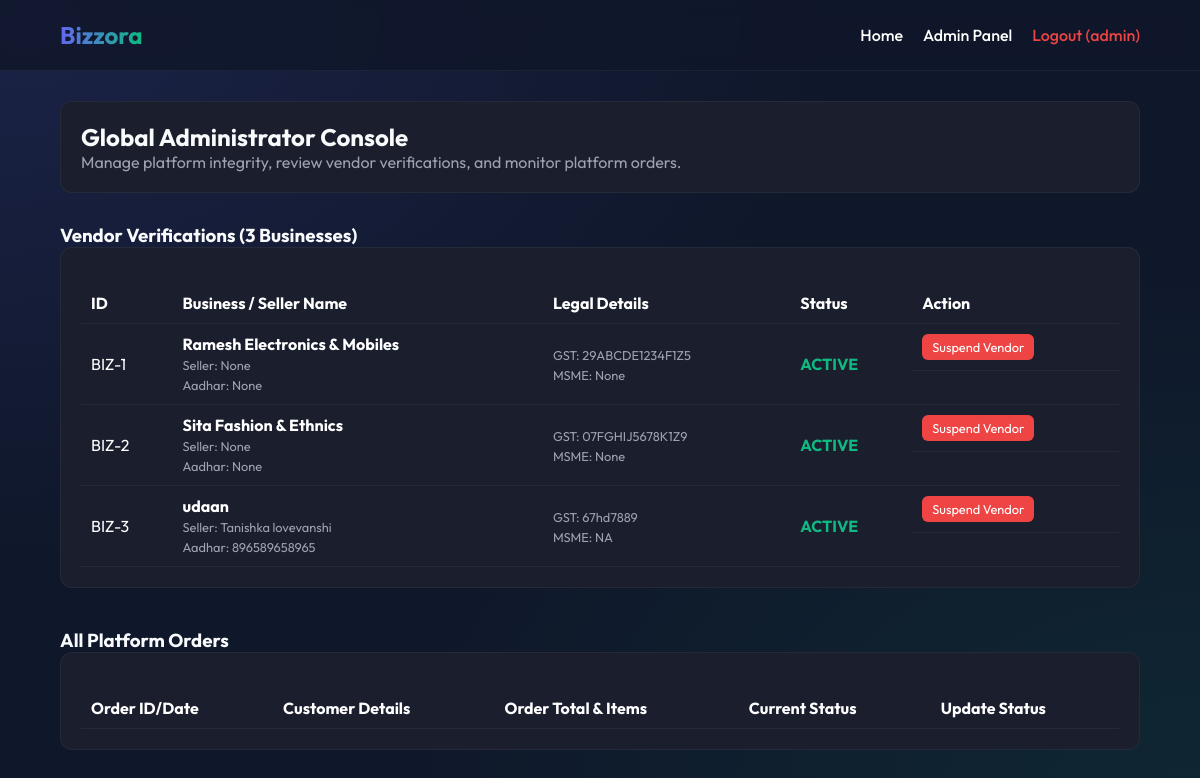
The app's page /admin/dashboard (signed in) with its own data.
### models.py (models this page shows)
class User(UserMixin, db.Model):
    id = db.Column(db.Integer, primary_key=True)
    username = db.Column(db.String(80), unique=True, nullable=False)
    email = db.Column(db.String(120), unique=True, nullable=False)
    password_hash = db.Column(db.String(128))
    role = db.Column(db.String(20), nullable=False) # 'customer', 'vendor', 'admin'
    phone_number = db.Column(db.String(20), nullable=True)
    address = db.Column(db.Text, nullable=True)
    vendor_profile = db.relationship('VendorProfile', backref='user', uselist=False, lazy=True)
    orders = db.relationship('Order', backref='customer', lazy=True)
    cart_items = db.relationship('CartItem', backref='customer', lazy=True)

class VendorProfile(db.Model):
    id = db.Column(db.Integer, primary_key=True)
    user_id = db.Column(db.Integer, db.ForeignKey('user.id'), nullable=False)
    business_name = db.Column(db.String(100), nullable=False)
    description = db.Column(db.Text)
    logo = db.Column(db.String(150), nullable=True, default='default_logo.png')
    banner = db.Column(db.String(150), nullable=True, default='default_banner.png')
    gst_number = db.Column(db.String(50), nullable=True)
    msme_registration = db.Column(db.String(100), nullable=True)
    seller_name = db.Column(db.String(100), nullable=True)
    aadhar_number = db.Column(db.String(20), nullable=True)
    family_background = db.Column(db.Text, nullable=True)
    registration_number = db.Column(db.String(50), nullable=True)
    status = db.Column(db.String(20), default='pending') # pending, active, rejected, inactive
    products = db.relationship('Product', backref='vendor', lazy=True)

### app.py (the view)
@app.route('/admin/dashboard')
@login_required
def admin_dashboard():
    if current_user.role != 'admin':
        return redirect(url_for('index'))
    vendors = VendorProfile.query.all()
    orders = Order.query.order_by(Order.created_at.desc()).all()
    users = User.query.all()
    return render_template('admin/dashboard.html', vendors=vendors, orders=orders, users=users)

### app.py (called while the page is built)
@login_manager.user_loader
def load_user(user_id):
    return User.query.get(int(user_id))

### templates/admin/dashboard.html (shortened to what this page needs)
{% extends "base.html" %}
{% block content %}
<div class="card" style="margin-bottom: 30px;">
    <h2>Global Administrator Console</h2>
    <p style="color: #9ca3af;">Manage platform integrity, review vendor verifications, and monitor platform orders.</p>
</div>
<h3>Vendor Verifications ({{ vendors|length }} Businesses)</h3>
<div style="overflow-x: auto; margin-bottom: 40px;" class="card">
    <table class="table" style="color: white; width: 100%; text-align: left;">
        <thead>
            <tr style="border-bottom: 1px solid rgba(255,255,255,0.1);">
                <th style="padding: 10px;">ID</th>
                <th style="padding: 10px;">Business / Seller Name</th>
                <th style="padding: 10px;">Legal Details</th>
                <th style="padding: 10px;">Status</th>
                <th style="padding: 10px;">Action</th>
            </tr>
        </thead>
        <tbody>
            {% for vendor in vendors %}
            <tr style="border-bottom: 1px solid rgba(255,255,255,0.05);">
                <td style="padding: 10px;">BIZ-{{ vendor.id }}</td>
                <td style="padding: 10px;">
                    <strong>{{ vendor.business_name }}</strong><br>
                    <span style="font-size: 0.8rem; color: #9ca3af;">Seller: {{ vendor.seller_name }}</span><br>
                    <span style="font-size: 0.8rem; color: #9ca3af;">Aadhar: {{ vendor.aadhar_number }}</span>
                </td>
                <td style="padding: 10px;">
                    <span style="font-size: 0.8rem; color: #9ca3af;">GST: {{ vendor.gst_number }}</span><br>
                    <span style="font-size: 0.8rem; color: #9ca3af;">MSME: {{ vendor.msme_registration }}</span>
                </td>
                <td style="padding: 10px;">
                    <strong
                        style="color: {% if vendor.status == 'active' %}#10b981{% elif vendor.status == 'pending' %}#f59e0b{% else %}#ef4444{% endif %};">{{
                        vendor.status|upper }}</strong>
                </td>
                <td style="padding: 10px; display: flex; gap: 10px;">
                    {% if vendor.status == 'pending' %}
                    <form action="{{ url_for('admin_approve_vendor', id=vendor.id) }}" method="POST">
                        <button class="btn-success" style="padding: 5px 10px; font-size: 0.8rem;">Approve</button>
                    </form>
                    <form action="{{ url_for('admin_reject_vendor', id=vendor.id) }}" method="POST">
                        <button class="btn-danger" style="padding: 5px 10px; font-size: 0.8rem;">Reject</button>
                    </form>
                    {% elif vendor.status == 'active' %}
                    <form action="{{ url_for('admin_reject_vendor', id=vendor.id) }}" method="POST">
                        <button class="btn-danger" style="padding: 5px 10px; font-size: 0.8rem;">Suspend Vendor</button>
                    </form>
                    {% else %}
                    <form action="{{ url_for('admin_approve_vendor', id=vendor.id) }}" method="POST">
                        <button class="btn-success" style="padding: 5px 10px; font-size: 0.8rem;">Re-Approve</button>
                    </form>
                    {% endif %}
                </td>
            </tr>
            {% endfor %}
        </tbody>
    </table>
</div>
<h3>All Platform Orders</h3>
<div style="overflow-x: auto;" class="card">
    <table class="table" style="color: white; width: 100%; text-align: left;">
        <thead>
            <tr style="border-bottom: 1px solid rgba(255,255,255,0.1);">
                <th style="padding: 10px;">Order ID/Date</th>
                <th style="padding: 10px;">Customer Details</th>
                <th style="padding: 10px;">Order Total & Items</th>
                <th style="padding: 10px;">Current Status</th>
                <th style="padding: 10px;">Update Status</th>
            </tr>
        </thead>
    </table>
</div>
{% endblock %}

### templates/base.html (shortened to what this page needs)
<!DOCTYPE html>
<html lang="en">
<head>
    <link rel="stylesheet" href="{{ url_for('static', filename='css/index.css') }}">
    <link rel="stylesheet" href="https://cdnjs.cloudflare.com/ajax/libs/font-awesome/6.4.0/css/all.min.css">
</head>
<body>
    <nav style="display: flex; justify-content: space-between; padding: 20px 5%; align-items: center; border-bottom: 1px solid rgba(255,255,255,0.05);">
        <div class="logo" style="font-size: 24px; font-weight: bold; color: #3b82f6;">Bizzora</div>
        <ul class="nav-links" style="list-style: none; display: flex; gap: 20px; margin: 0; align-items: center;">
            <li><a href="{{ url_for('index') }}" style="color: white; text-decoration: none;">Home</a></li>
            {% if current_user.is_authenticated %}
                {% if current_user.role == 'customer' %}
                    <li><a href="{{ url_for('view_cart') }}" style="color: white; text-decoration: none;"><i class="fa fa-shopping-cart"></i> Cart</a></li>
                    <li><a href="{{ url_for('customer_dashboard') }}" style="color: white; text-decoration: none;">Dashboard</a></li>
                {% elif current_user.role == 'vendor' %}
                    <li><a href="{{ url_for('vendor_dashboard') }}" style="color: white; text-decoration: none;">Vendor Panel</a></li>
                {% elif current_user.role == 'admin' %}
                    <li><a href="{{ url_for('admin_dashboard') }}" style="color: white; text-decoration: none;">Admin Panel</a></li>
                {% endif %}
                <li><a href="{{ url_for('logout') }}" style="color: #ef4444; text-decoration: none;">Logout ({{ current_user.username }})</a></li>
            {% else %}
                <li><a href="{{ url_for('login') }}" style="color: white; text-decoration: none;">Login</a></li>
                <li><a href="{{ url_for('register') }}" style="background: #3b82f6; color: white; padding: 8px 16px; border-radius: 6px; text-decoration: none;">Register</a></li>
            {% endif %}
        </ul>
    </nav>
    <div class="content" style="padding: 30px 5%; min-height: 80vh;">
        {% block content %}{% endblock %}
    </div>
</body>
</html>

### static/css/index.css (style rules this page uses)
:root { --primary: #6366f1; --primary-hover: #4f46e5; --bg-dark: #0f172a; --card-bg: rgba(30, 41, 59, 0.7); --glass-border: rgba(255, 255, 255, 0.1); --text-main: #f8fafc; --text-muted: #94a3b8; --accent: #10b981; --danger: #ef4444; }
* { margin: 0; padding: 0; box-sizing: border-box; font-family: 'Outfit', 'Inter', sans-serif; }
body { background-color: var(--bg-dark); background-image: radial-gradient(at 0% 0%, rgba(99, 102, 241, 0.15) 0, transparent 50%), radial-gradient(at 100% 100%, rgba(16, 185, 129, 0.1) 0, transparent 50%); color: var(--text-main); min-height: 100vh; }
nav { display: flex; justify-content: space-between; align-items: center; padding: 20px 5%; background: rgba(15, 23, 42, 0.8); backdrop-filter: blur(8px); position: sticky; top: 0; z-index: 100; border-bottom: 1px solid var(--glass-border); }
.logo { font-size: 1.5rem; font-weight: 800; background: linear-gradient(to right, #6366f1, #10b981); -webkit-background-clip: text; -webkit-text-fill-color: transparent; }
.nav-links { display: flex; gap: 24px; list-style: none; }
.nav-links a { color: var(--text-main); text-decoration: none; font-weight: 500; transition: color 0.3s; }

### templates/base.html (style rules this page uses)
.card { background: #1a1e2d; border-radius: 12px; padding: 20px; border: 1px solid rgba(255, 255, 255, 0.05); }
.btn-danger { background: #ef4444; color: white; border: none; padding: 10px 15px; border-radius: 6px; cursor: pointer; }
.table { width: 100%; border-collapse: collapse; margin-top: 15px; }
.table th, .table td { padding: 12px; border-bottom: 1px solid rgba(255,255,255,0.05); text-align: left; }

### records on screen
User: username "admin"
VendorProfile: id "1", business_name "Ramesh Electronics & Mobiles", seller_name "None", aadhar_number "None", gst_number "29ABCDE1234F1Z5", msme_registration "None", status "ACTIVE"
VendorProfile: id "2", business_name "Sita Fashion & Ethnics", seller_name "None", aadhar_number "None", gst_number "07FGHIJ5678K1Z9", msme_registration "None", status "ACTIVE"
VendorProfile: id "3", business_name "udaan", seller_name "Tanishka lovevanshi", aadhar_number "896589658965", gst_number "67hd7889", msme_registration "NA", status "ACTIVE"

### other values on screen
{{ vendors|length }} "3"
